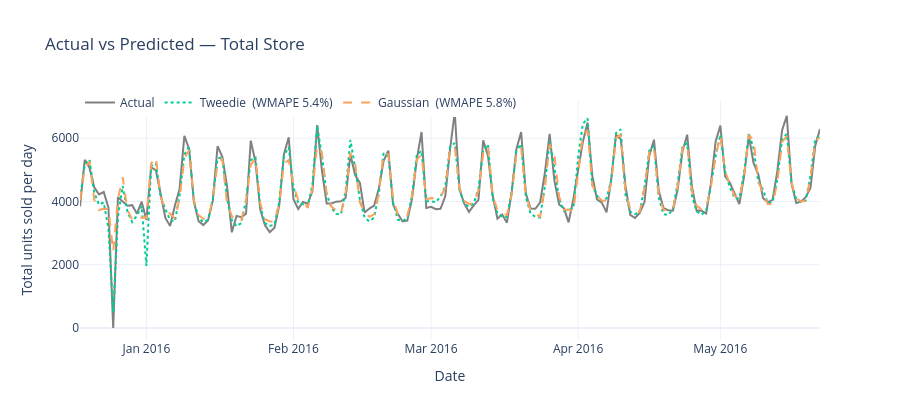

Here is the notebook cell this chart was saved with:
### Code cell
# Total: store-wide daily demand
agg_total = (
    test_aug.groupby("date")[["sales", "y_tweedie", "y_gaussian"]]
    .sum().reset_index()
)

wt = _wmape(agg_total["sales"], agg_total["y_tweedie"])
wg = _wmape(agg_total["sales"], agg_total["y_gaussian"])

fig = go.Figure()
fig.add_trace(go.Scatter(x=agg_total["date"], y=agg_total["sales"],
    mode="lines", name="Actual", line=dict(color="grey", width=2)))
fig.add_trace(go.Scatter(x=agg_total["date"], y=agg_total["y_tweedie"],
    mode="lines", name=f"Tweedie  (WMAPE {wt:.1%})",
    line=dict(color="#00CC96", width=2, dash="dot")))
fig.add_trace(go.Scatter(x=agg_total["date"], y=agg_total["y_gaussian"],
    mode="lines", name=f"Gaussian  (WMAPE {wg:.1%})",
    line=dict(color="#FFA15A", width=2, dash="dash")))
fig.update_layout(
    title="Actual vs Predicted — Total Store",
    xaxis_title="Date", yaxis_title="Total units sold per day",
    height=420, template="plotly_white",
    legend=dict(orientation="h", y=1.05),
)
fig.write_html(str(FIGS_DIR / "avp_total.html"), include_plotlyjs="cdn")
fig.show()

### Figure 1 — Plotly figure (JSON) as saved in the notebook; plotly's stock layout.template omitted (floating-point values rounded to 4 significant figures; data arrays with more than 128 entries replaced by an {"elided": "..."} marker saying what was removed)
{"data": [{"line": {"color": "grey", "width": 2}, "mode": "lines", "name": "Actual", "type": "scatter", "x": {"elided": "157 str values"}, "y": {"elided": "157 int values"}}, {"line": {"color": "#00CC96", "dash": "dot", "width": 2}, "mode": "lines", "name": "Tweedie  (WMAPE 5.4%)", "type": "scatter", "x": {"elided": "157 str values"}, "y": {"elided": "157 float values"}}, {"line": {"color": "#FFA15A", "dash": "dash", "width": 2}, "mode": "lines", "name": "Gaussian  (WMAPE 5.8%)", "type": "scatter", "x": {"elided": "157 str values"}, "y": {"elided": "157 float values"}}], "layout": {"height": 420, "legend": {"orientation": "h", "y": 1.05}, "title": {"text": "Actual vs Predicted — Total Store"}, "xaxis": {"title": {"text": "Date"}}, "yaxis": {"title": {"text": "Total units sold per day"}}}}
